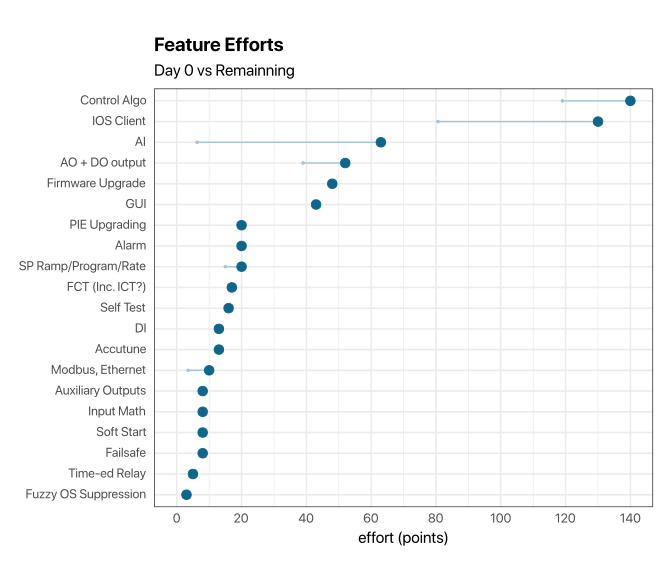

The R source for this figure:
library(ggplot2); library(ggalt)

my_theme <- function() {
    theme_bw(base_size = 12, base_family = 'SF Pro Display') +
        theme(plot.title = element_text(vjust = 1.25, face = 'bold'),
              axis.ticks = element_blank(),
              plot.margin = unit(c(1, 0.5, .75, .5), "cm"))
}

dat <- read.csv('feature-list.csv')
dat$Remaining <- dat$Efforts * (1 - dat$Completed)
dat <- dat[order(dat$Efforts),]
dat$Feature <- factor(dat$Feature, levels = as.character(dat$Feature))

max_efforts <- max(dat$Efforts)

plot <- ggplot(dat, aes(x = Remaining, xend = Efforts, y = Feature,
                        group = Efforts)) +
    geom_dumbbell(colour = '#a3c4dc', colour_xend = '#0e668b', size_xend = 3) +
    scale_x_continuous(limits = c(0, max_efforts),
        breaks = seq(0, max_efforts, by = 20), name = 'effort (points)') +
    labs(y = NULL,
         title = 'Feature Efforts',
         subtitle = 'Day 0 vs Remainning') +
    my_theme()

svg('features-dumbbell.svg', width = 7, height = 6)
plot
dev.off()
